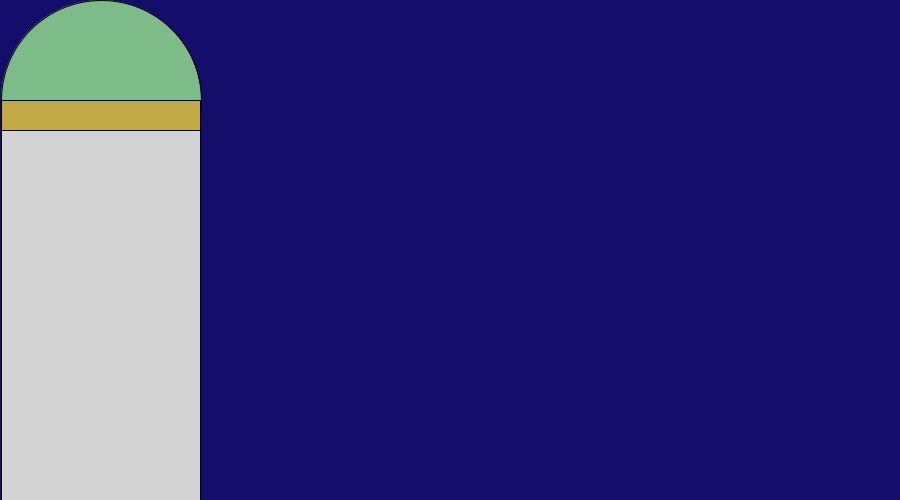
Frame 1 (no input)
Frame 60 (the mouse pressed at the canvas centre just before this capture): identical to frame 1, image omitted
Frame 120 (the mouse held since frame 60 and released just before this capture): identical to frame 1, image omitted

The Processing sketch that drew this single still picture (run headless with seeded random() and noise(); from frame 60 on, the mouse is pressed at the canvas centre):

// Processing sketch: Building_functions
// ── Building_functions.pde
void setup() {
  size(900, 500);
  background(#140D6A);
  building1(1, 100, 199, 400);
  
}

void building1(float x, float y, float w, float h) {
 
  fill(#7DBC88);
  circle(x + 100, y, 200);
  fill(#D3D3D3);
  rect(x, y, w, h);
  fill(#C1A946);
  rect(x, y, w, h - 370);
}


void draw() {
}

void mousePressed() {
  stroke(255);
  strokeWeight(5);
  println(mouseX, mouseY);
}
